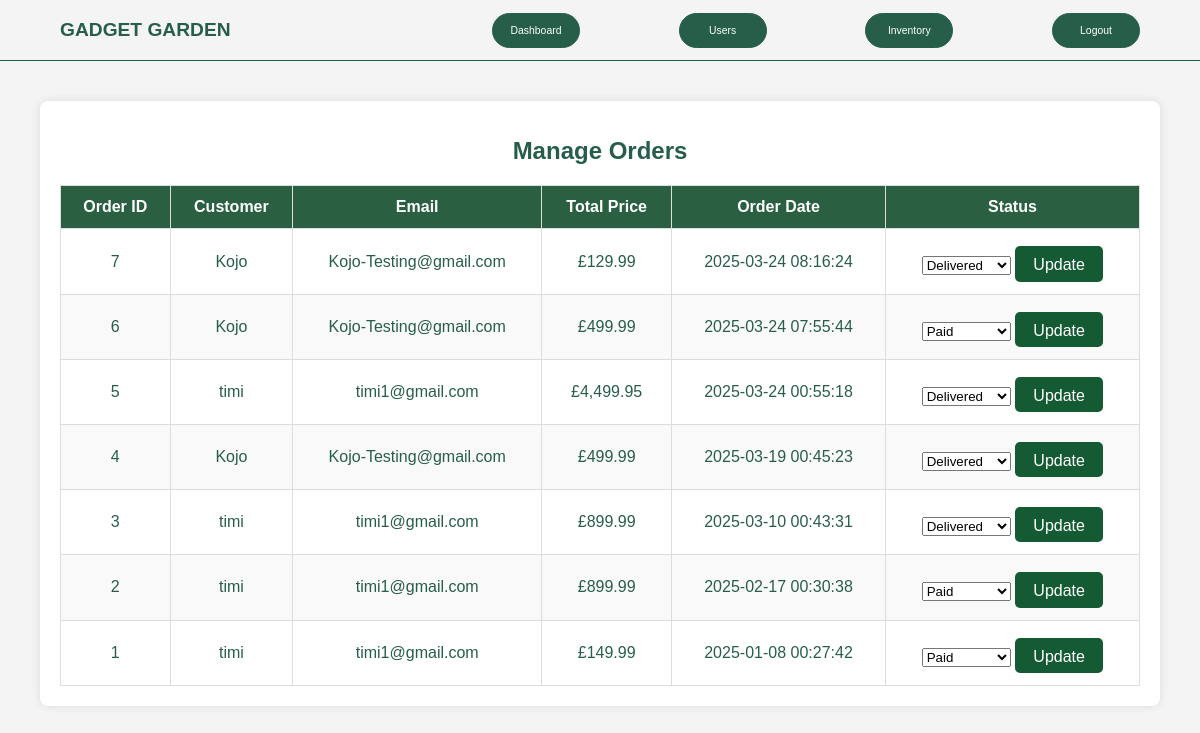
The page /views/manage_orders.php (signed in) on the database its author committed.
### tables this page shows
CREATE TABLE `orders` (
  `order_id` int NOT NULL,
  `user_id` int NOT NULL,
  `order_date` datetime DEFAULT CURRENT_TIMESTAMP,
  `total_price` decimal(10,2) NOT NULL,
  `status` enum('Paid','Dispatched','Delivered') DEFAULT 'Paid',
  `order_status` varchar(50) DEFAULT 'Paid',
  `return_status` enum('No Return','Pending','Approved','Rejected') DEFAULT 'No Return'
);

CREATE TABLE `users` (
  `user_id` int NOT NULL,
  `username` varchar(255) NOT NULL,
  `email` varchar(255) NOT NULL,
  `password_hash` varchar(255) NOT NULL,
  `created_at` timestamp NOT NULL DEFAULT CURRENT_TIMESTAMP,
  `admin` tinyint(1) DEFAULT '0',
  `phone` varchar(20) DEFAULT NULL,
  `role` enum('admin','manager','user') NOT NULL DEFAULT 'user',
  `memorable_phrase` varchar(255) NOT NULL
);

### views/manage_orders.php (the view, shortened to what this page needs)
<?php
require_once "../database/database.php";
$stmt = $pdo->prepare("SELECT role FROM users WHERE user_id = ?");
$stmt->execute([$_SESSION['user_id']]);
$user = $stmt->fetch(PDO::FETCH_ASSOC);
$orderQuery = $pdo->prepare("
    SELECT o.order_id, o.order_date, o.total_price, o.order_status,
           u.username, u.email
    FROM orders o
    JOIN users u ON o.user_id = u.user_id
    ORDER BY o.order_date DESC
");
$orderQuery->execute();
$orders = $orderQuery->fetchAll(PDO::FETCH_ASSOC);
?>
<!DOCTYPE html>
<html lang="en">
<head>
    <link rel="stylesheet" href="../public/css/navbar.css">
    <link rel="stylesheet" href="../public/css/styles.css">
    <link rel="stylesheet" href="../public/css/manage_orders.css">
</head>
<body>
<nav>
    <div class="nav-left">
        <a href="../index.php"><p id="logo-text">GADGET GARDEN</p></a>
    </div>
    <div class="nav-right">
        <a href="./dashboard.php"><button class="white-button">Dashboard</button></a>
        <?php if($user&&$user['role']==='admin'){?>
        <a href="manage_users.php"><button class="white-button">Users</button></a>
        <?php } ?>
        <a href="admin.php"><button class="white-button">Inventory</button></a>
        <a href="logout.php"><button class="green-button">Logout</button></a>
    </div>
</nav>
<div class="container">
    <h1>Manage Orders</h1>
    <?php if (empty($orders)) : ?>
        <p class="no-orders">No orders available.</p>
    <?php else : ?>
        <table>
            <thead>
                <tr>
                    <th>Order ID</th>
                    <th>Customer</th>
                    <th>Email</th>
                    <th>Total Price</th>
                    <th>Order Date</th>
                    <th>Status</th>
                </tr>
            </thead>
            <tbody>
                <?php foreach ($orders as $order) { ?>
                <tr>
                    <td><?php echo htmlspecialchars($order['order_id']); ?></td>
                    <td><?php echo htmlspecialchars($order['username']); ?></td>
                    <td><?php echo htmlspecialchars($order['email']); ?></td>
                    <td>£<?php echo number_format($order['total_price'], 2); ?></td>
                    <td><?php echo htmlspecialchars($order['order_date']); ?></td>
                    <td>
                        <form method="POST">
                            <select name="order_status">
                                <option value="Paid" <?php if ($order['order_status'] === 'Paid') echo 'selected'; ?>>Paid</option>
                                <option value="Delivered" <?php if ($order['order_status'] === 'Delivered') echo 'selected'; ?>>Delivered</option>
                            </select>
                            <button type="submit" class="update-button">Update</button>
                        </form>
                    </td>
                </tr>
                <?php } ?>
            </tbody>
        </table>
    <?php endif; ?>
</div>
</body>
</html>

### public/css/navbar.css (style rules this page uses)
nav { display: flex; justify-content: space-between; align-items: center; height: 10%; padding: 0 5% 0 5%; border-bottom: 1px solid #275E4A; }
.nav-right { display: flex; justify-content: space-between; align-items: center; width: 60%; }
.white-button, .green-button { border: 0.1rem solid #275E4A; background-color: #275E4A; color: white; font-size: 2rem; cursor: pointer; }

### public/css/styles.css (style rules this page uses)
html { scroll-behavior: smooth; }
body { margin:0; padding:0; font-family: 'Inter', sans-serif; color:#275E4A; }
a { text-decoration: none; color: inherit; }
button { background-color: transparent; border-radius: 1.5rem; color:#275E4A; width: 5.5rem; height: 2.2rem; }
#logo-text { font-size: 1.2rem; font-weight: bold ; }
.white-button { border: 0.1rem solid #275E4A; font-size: 0.65rem; }
.green-button { border: 0.1rem solid #275E4A; background-color: #275E4A; color: white; font-size: 0.65rem; }

### public/css/manage_orders.css (style rules this page uses)
body { font-family: Arial, sans-serif; background-color: #f4f4f4; margin: 0; padding: 0; }
.container { width: 90%; max-width: 1100px; margin: 40px auto; background: white; padding: 20px; border-radius: 8px; box-shadow: 0px 0px 10px rgba(0, 0, 0, 0.1); }
h1 { text-align: center; font-size: 24px; margin-bottom: 20px; }
.update-button { background: #145A32; color: white; border: none; padding: 10px 15px; margin-top: 5px; font-size: 16px; cursor: pointer; border-radius: 5px; transition: 0.3s; }
table { width: 100%; border-collapse: collapse; margin-top: 20px; background: white; }
th, td { border: 1px solid #ddd; padding: 12px; text-align: center; }
th { background: #2a6041; color: white; }
tr:nth-child(even) { background: #f9f9f9; }

### rows shown on the page
orders: order_id "7", user.username "Kojo", user.email "Kojo-Testing@gmail.com", total_price "129.99", order_date "2025-03-24 08:16:24", order_status "Delivered"
orders: order_id "6", user.username "Kojo", user.email "Kojo-Testing@gmail.com", total_price "499.99", order_date "2025-03-24 07:55:44", order_status "Paid"
orders: order_id "5", user.username "timi", user.email "timi1@gmail.com", total_price "4,499.95", order_date "2025-03-24 00:55:18", order_status "Delivered"
orders: order_id "4", user.username "Kojo", user.email "Kojo-Testing@gmail.com", total_price "499.99", order_date "2025-03-19 00:45:23", order_status "Delivered"
orders: order_id "3", user.username "timi", user.email "timi1@gmail.com", total_price "899.99", order_date "2025-03-10 00:43:31", order_status "Delivered"
orders: order_id "2", user.username "timi", user.email "timi1@gmail.com", total_price "899.99", order_date "2025-02-17 00:30:38", order_status "Paid"
orders: order_id "1", user.username "timi", user.email "timi1@gmail.com", total_price "149.99", order_date "2025-01-08 00:27:42", order_status "Paid"
